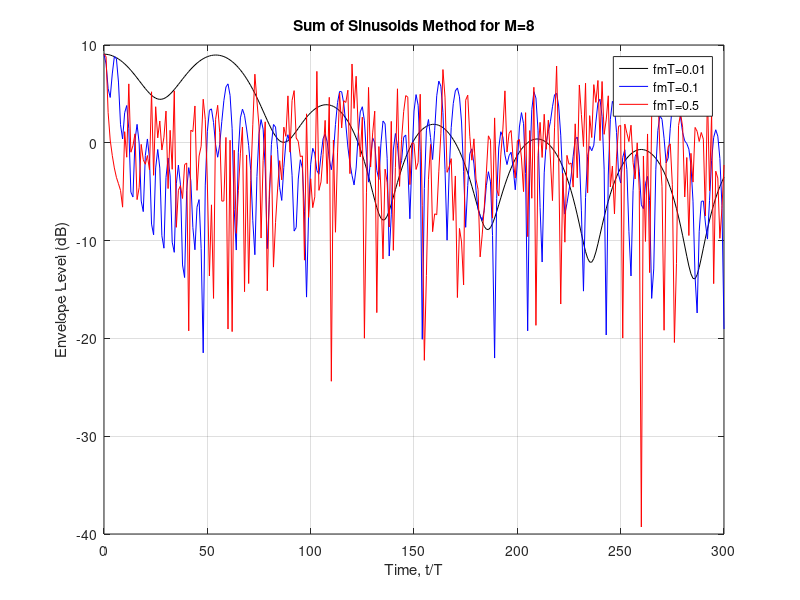
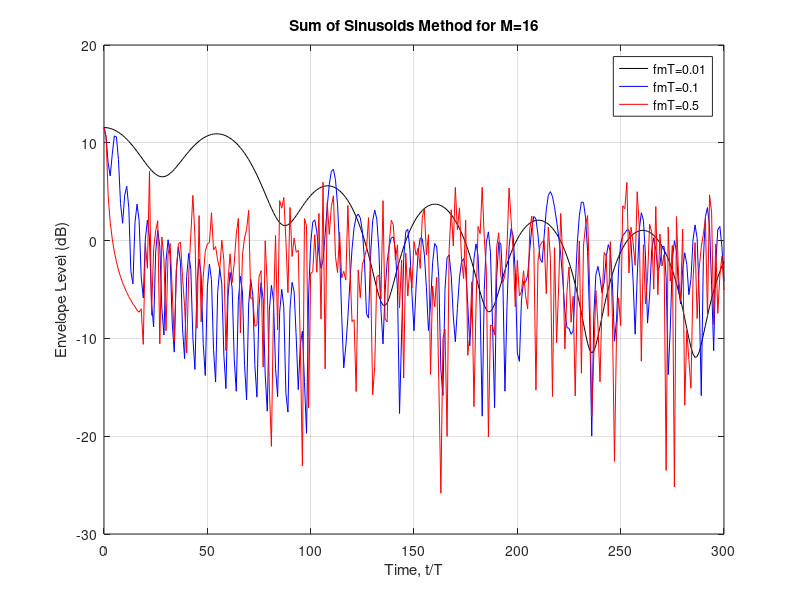

Here is the MATLAB script that generated these plots, in order:
% Implement a Rayleigh fading channel simulator based on the Sum of
% Sinusoids method, and plot the channel output for fmT = 0.01, 0.1 
% and 0.5, and for M = 8, 16.
fmT = [0.01;0.1;0.5]; % 3 different fm*T
T = 1;  % simulation step size
fm = fmT./T;  % fm
num = 3;
Omgp = 1; % Set average power as 1
sample_num = 300; % channel output data point
M = 8; 
m = (1:M);
N = 4*M+2;
n = (1:N);
theta_n = 2*pi*n/N; % theta_n is uniformly distributed
theta_m = theta_n(1:M);
beta_m = repmat(pi*m/M,num,1);
alpha = 0;
fn = repmat(fm,1,M).*repmat(cos(theta_m),num,1);

cosfn = cos(2*pi*fm(1).*1.*cos(theta_m));
cosfm = cos(2*pi*fm(1)*1);
gI = zeros(num,sample_num+1);
gQ = zeros(num,sample_num+1);

% Use sum of sinusoids to derive gI and gQ
for t = 0:sample_num
    gI(:,t+1) = 2*sum(cos(beta_m).*cos(2*pi*t.*fn),2)+sqrt(2)*cos(alpha).*cos(2*pi.*fm*t);
    gQ(:,t+1) = 2*sum(sin(beta_m).*cos(2*pi*t.*fn),2)+sqrt(2)*sin(alpha).*cos(2*pi.*fm*t);
end
g = sqrt(2)*(gI+1i*gQ);
envelope_dB = 10*log(abs(g)/mean2(abs(g)));

% Plot the channel output
x_axis = (0:sample_num);
figure,plot(x_axis,envelope_dB(1,:),'k',x_axis,envelope_dB(2,:),'b',x_axis,envelope_dB(3,:),'r' )
title('Sum of Sinusoids Method for M=8');
xlabel('Time, t/T');
ylabel('Envelope Level (dB)');
legend('fmT=0.01','fmT=0.1','fmT=0.5');
grid on

% For M = 16; basically the code below is the same as above
M = 16; 
m = (1:M);
N = 4*M+2;
n = (1:N);
theta_n = 2*pi*n/N; % theta is uniformly distributed
theta_m = theta_n(1:M);
beta_m = repmat(pi*m/M,num,1);
alpha = 0;
fn = repmat(fm,1,M).*repmat(cos(theta_m),num,1);

cosfn = cos(2*pi*fm(1).*1.*cos(theta_m));
cosfm = cos(2*pi*fm(1)*1);
gI = zeros(num,sample_num+1);
gQ = zeros(num,sample_num+1);

% Use sum of sinusoids to derive gI and gQ
for t = 0:sample_num
    gI(:,t+1) = 2*sum(cos(beta_m).*cos(2*pi*t.*fn),2)+sqrt(2)*cos(alpha).*cos(2*pi.*fm*t);
    gQ(:,t+1) = 2*sum(sin(beta_m).*cos(2*pi*t.*fn),2)+sqrt(2)*sin(alpha).*cos(2*pi.*fm*t);
end
g = sqrt(2)*(gI+1i*gQ);
envelope_dB = 10*log(abs(g)/mean2(abs(g)));

% Plot the channel output
x_axis = (0:sample_num);
figure,plot(x_axis,envelope_dB(1,:),'k',x_axis,envelope_dB(2,:),'b',x_axis,envelope_dB(3,:),'r' )
title('Sum of Sinusoids Method for M=16');
xlabel('Time, t/T');
ylabel('Envelope Level (dB)');
legend('fmT=0.01','fmT=0.1','fmT=0.5');
grid on
